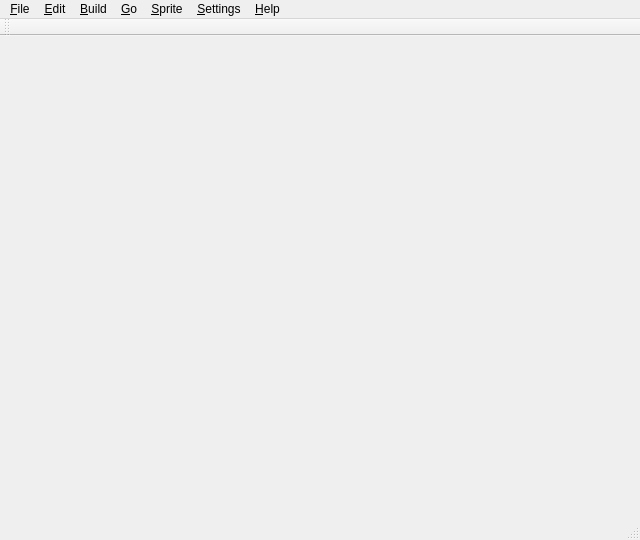
<?xml version="1.0" encoding="UTF-8"?>
<ui version="4.0">
 <class>MainWindow</class>
 <widget class="QMainWindow" name="MainWindow">
  <property name="geometry">
   <rect>
    <x>0</x>
    <y>0</y>
    <width>640</width>
    <height>540</height>
   </rect>
  </property>
  <property name="sizeIncrement">
   <size>
    <width>8</width>
    <height>8</height>
   </size>
  </property>
  <property name="windowTitle">
   <string>MainWindow</string>
  </property>
  <property name="windowIcon">
   <iconset resource="lgck-builder.qrc">
    <normaloff>:/images/lgckbuilder64ronnie2.png</normaloff>:/images/lgckbuilder64ronnie2.png</iconset>
  </property>
  <property name="dockOptions">
   <set>QMainWindow::AllowNestedDocks|QMainWindow::AllowTabbedDocks|QMainWindow::AnimatedDocks|QMainWindow::ForceTabbedDocks|QMainWindow::VerticalTabs</set>
  </property>
  <widget class="QWidget" name="centralWidget">
   <property name="enabled">
    <bool>false</bool>
   </property>
   <property name="sizePolicy">
    <sizepolicy hsizetype="Preferred" vsizetype="Preferred">
     <horstretch>0</horstretch>
     <verstretch>0</verstretch>
    </sizepolicy>
   </property>
   <property name="minimumSize">
    <size>
     <width>640</width>
     <height>480</height>
    </size>
   </property>
   <property name="maximumSize">
    <size>
     <width>640</width>
     <height>480</height>
    </size>
   </property>
   <property name="sizeIncrement">
    <size>
     <width>8</width>
     <height>8</height>
    </size>
   </property>
  </widget>
  <widget class="QMenuBar" name="menuBar">
   <property name="geometry">
    <rect>
     <x>0</x>
     <y>0</y>
     <width>640</width>
     <height>16</height>
    </rect>
   </property>
   <widget class="QMenu" name="menuObjects">
    <property name="title">
     <string>&amp;Sprite</string>
    </property>
    <addaction name="actionCreateSprite"/>
    <addaction name="actionCopy_Object"/>
    <addaction name="actionDelete_Object"/>
    <addaction name="separator"/>
    <addaction name="actionCustomize"/>
    <addaction name="actionScriptWizard"/>
    <addaction name="actionEdit_Object"/>
    <addaction name="actionEdit_Images"/>
    <addaction name="actionView_Code"/>
    <addaction name="separator"/>
    <addaction name="actionSend_to_back"/>
    <addaction name="actionBrint_to_front"/>
    <addaction name="actionEdit_Path"/>
    <addaction name="separator"/>
    <addaction name="actionRemove_All"/>
   </widget>
   <widget class="QMenu" name="menuHelp">
    <property name="title">
     <string>&amp;Help</string>
    </property>
    <addaction name="actionDocumentation"/>
    <addaction name="actionTutorials"/>
    <addaction name="separator"/>
    <addaction name="actionAbout"/>
    <addaction name="actionAbout_Qt"/>
   </widget>
   <widget class="QMenu" name="menu_Go">
    <property name="title">
     <string>&amp;Go</string>
    </property>
    <addaction name="actionPrevious"/>
    <addaction name="actionNext"/>
    <addaction name="actionGo_to_level"/>
    <addaction name="separator"/>
    <addaction name="actionPrevious_layer"/>
    <addaction name="actionNext_layer"/>
    <addaction name="actionGo_to_layer"/>
    <addaction name="separator"/>
    <addaction name="actionFirst_level"/>
    <addaction name="actionLast_level"/>
    <addaction name="separator"/>
    <addaction name="actionSprite_Editor"/>
   </widget>
   <widget class="QMenu" name="menu_View">
    <property name="title">
     <string>&amp;Settings</string>
    </property>
    <addaction name="action_ShowToolbox"/>
    <addaction name="actionStatus_bar"/>
    <addaction name="actionMainToolbar"/>
    <addaction name="actionLayer_ToolBar"/>
    <addaction name="actionLevelToolbar"/>
    <addaction name="separator"/>
    <addaction name="action_ShowGrid"/>
    <addaction name="actionSave_Settings"/>
    <addaction name="separator"/>
    <addaction name="actionConfigure_LGCK_Builder"/>
   </widget>
   <widget class="QMenu" name="menu_File">
    <property name="title">
     <string>&amp;File</string>
    </property>
    <widget class="QMenu" name="menuOpen_recent">
     <property name="title">
      <string>Open recent</string>
     </property>
     <addaction name="action_nothin_yet"/>
    </widget>
    <widget class="QMenu" name="menuExport">
     <property name="title">
      <string>Export...</string>
     </property>
     <addaction name="actionC_declarations"/>
     <addaction name="actionRuntime_Lua"/>
     <addaction name="actionExport_Sprite"/>
     <addaction name="actionExport_Game"/>
    </widget>
    <widget class="QMenu" name="menuImport">
     <property name="title">
      <string>Import...</string>
     </property>
     <addaction name="actionImages"/>
     <addaction name="actionImport_Font"/>
    </widget>
    <addaction name="actionNew_file"/>
    <addaction name="actionOpen"/>
    <addaction name="menuOpen_recent"/>
    <addaction name="separator"/>
    <addaction name="actionSave"/>
    <addaction name="actionSave_as"/>
    <addaction name="actionRevert"/>
    <addaction name="separator"/>
    <addaction name="menuImport"/>
    <addaction name="menuExport"/>
    <addaction name="separator"/>
    <addaction name="actionQuit"/>
   </widget>
   <widget class="QMenu" name="menuLevels">
    <property name="title">
     <string>&amp;Build</string>
    </property>
    <widget class="QMenu" name="menuPlay_Game">
     <property name="title">
      <string>Play Game...</string>
     </property>
     <addaction name="actionTest_Level"/>
     <addaction name="actionRestart"/>
     <addaction name="actionPause"/>
     <addaction name="actionQuit_Game"/>
     <addaction name="separator"/>
     <addaction name="actionDebug"/>
    </widget>
    <widget class="QMenu" name="menuLayers">
     <property name="title">
      <string>Layers</string>
     </property>
     <addaction name="actionCreate_layer"/>
     <addaction name="actionEdit_layer"/>
     <addaction name="actionMove_Layer"/>
     <addaction name="actionDelete_layer"/>
    </widget>
    <addaction name="actionCreate_Level"/>
    <addaction name="actionEdit_Level"/>
    <addaction name="actionView_Source"/>
    <addaction name="menuLayers"/>
    <addaction name="menuPlay_Game"/>
    <addaction name="actionDistribution_Package"/>
    <addaction name="separator"/>
    <addaction name="actionMove_Level"/>
    <addaction name="actionDelete_Level"/>
    <addaction name="separator"/>
    <addaction name="actionEdit_Game_Info"/>
   </widget>
   <widget class="QMenu" name="menu_Edit">
    <property name="title">
     <string>&amp;Edit</string>
    </property>
    <addaction name="actionUndo"/>
    <addaction name="actionRedo"/>
    <addaction name="separator"/>
    <addaction name="actionCut"/>
    <addaction name="actionCopy"/>
    <addaction name="actionPaste"/>
    <addaction name="actionDelete"/>
    <addaction name="separator"/>
    <addaction name="actionSearch"/>
    <addaction name="separator"/>
    <addaction name="actionDecrease_Font_Size"/>
    <addaction name="actionIncrease_Font_Size"/>
    <addaction name="actionReset_Font_Size"/>
   </widget>
   <addaction name="menu_File"/>
   <addaction name="menu_Edit"/>
   <addaction name="menuLevels"/>
   <addaction name="menu_Go"/>
   <addaction name="menuObjects"/>
   <addaction name="menu_View"/>
   <addaction name="menuHelp"/>
  </widget>
  <widget class="QStatusBar" name="statusBar"/>
  <widget class="QToolBar" name="toolBar">
   <property name="windowTitle">
    <string>toolBar</string>
   </property>
   <attribute name="toolBarArea">
    <enum>TopToolBarArea</enum>
   </attribute>
   <attribute name="toolBarBreak">
    <bool>false</bool>
   </attribute>
  </widget>
  <action name="actionNew_file">
   <property name="icon">
    <iconset resource="lgck-builder.qrc">
     <normaloff>:/images/ronnie/new.png</normaloff>:/images/ronnie/new.png</iconset>
   </property>
   <property name="text">
    <string>New</string>
   </property>
   <property name="statusTip">
    <string>Create a new document</string>
   </property>
  </action>
  <action name="actionOpen">
   <property name="icon">
    <iconset resource="lgck-builder.qrc">
     <normaloff>:/images/ronnie/open.png</normaloff>:/images/ronnie/open.png</iconset>
   </property>
   <property name="text">
    <string>Open</string>
   </property>
   <property name="statusTip">
    <string>Open a new document</string>
   </property>
  </action>
  <action name="actionSave">
   <property name="icon">
    <iconset resource="lgck-builder.qrc">
     <normaloff>:/images/ronnie/save.png</normaloff>:/images/ronnie/save.png</iconset>
   </property>
   <property name="text">
    <string>Save</string>
   </property>
   <property name="statusTip">
    <string>Save the current gamedb to disk</string>
   </property>
  </action>
  <action name="actionSave_as">
   <property name="icon">
    <iconset resource="lgck-builder.qrc">
     <normaloff>:/images/ronnie/saveas.png</normaloff>:/images/ronnie/saveas.png</iconset>
   </property>
   <property name="text">
    <string>Save as...</string>
   </property>
   <property name="statusTip">
    <string>Save the current gamedb under a new name</string>
   </property>
  </action>
  <action name="actionQuit">
   <property name="text">
    <string>Quit</string>
   </property>
   <property name="statusTip">
    <string>Exit the application</string>
   </property>
   <property name="shortcut">
    <string>Ctrl+Q</string>
   </property>
  </action>
  <action name="actionPrevious">
   <property name="icon">
    <iconset resource="lgck-builder.qrc">
     <normaloff>:/images/prev.png</normaloff>:/images/prev.png</iconset>
   </property>
   <property name="text">
    <string>Previous level</string>
   </property>
   <property name="statusTip">
    <string>Go to the previous level</string>
   </property>
   <property name="shortcut">
    <string>Ctrl+PgUp</string>
   </property>
  </action>
  <action name="actionNext">
   <property name="icon">
    <iconset resource="lgck-builder.qrc">
     <normaloff>:/images/next.png</normaloff>:/images/next.png</iconset>
   </property>
   <property name="text">
    <string>Next level</string>
   </property>
   <property name="statusTip">
    <string>Go to the next level</string>
   </property>
   <property name="shortcut">
    <string>Ctrl+PgDown</string>
   </property>
  </action>
  <action name="actionCreate_Level">
   <property name="icon">
    <iconset resource="lgck-builder.qrc">
     <normaloff>:/images/plus.png</normaloff>:/images/plus.png</iconset>
   </property>
   <property name="text">
    <string>Create Level</string>
   </property>
   <property name="statusTip">
    <string>Create a new level</string>
   </property>
  </action>
  <action name="actionMove_Level">
   <property name="text">
    <string>Move Level</string>
   </property>
   <property name="statusTip">
    <string>Move the current level to a different position in the sequence.</string>
   </property>
  </action>
  <action name="actionDelete_Level">
   <property name="icon">
    <iconset resource="lgck-builder.qrc">
     <normaloff>:/images/minus.png</normaloff>:/images/minus.png</iconset>
   </property>
   <property name="text">
    <string>Delete Level</string>
   </property>
   <property name="statusTip">
    <string>Delete the current level</string>
   </property>
  </action>
  <action name="actionCreateSprite">
   <property name="icon">
    <iconset resource="lgck-builder.qrc">
     <normaloff>:/images/plus.png</normaloff>:/images/plus.png</iconset>
   </property>
   <property name="text">
    <string>Create New</string>
   </property>
   <property name="statusTip">
    <string>Create a new sprite</string>
   </property>
   <property name="shortcut">
    <string>Ins</string>
   </property>
  </action>
  <action name="actionDelete_Object">
   <property name="text">
    <string>Remove</string>
   </property>
   <property name="statusTip">
    <string>Delete the currently selected sprite</string>
   </property>
   <property name="shortcut">
    <string>Del</string>
   </property>
  </action>
  <action name="actionSend_to_back">
   <property name="text">
    <string>Send to back</string>
   </property>
   <property name="statusTip">
    <string>Send this sprite to the bottom of the stack</string>
   </property>
   <property name="shortcut">
    <string>B</string>
   </property>
  </action>
  <action name="actionBrint_to_front">
   <property name="text">
    <string>Bring to front</string>
   </property>
   <property name="statusTip">
    <string>Send this sprite to the top of the stack</string>
   </property>
   <property name="shortcut">
    <string>F</string>
   </property>
  </action>
  <action name="actionCustomize">
   <property name="icon">
    <iconset resource="lgck-builder.qrc">
     <normaloff>:/images/pd/cards-diamond.png</normaloff>:/images/pd/cards-diamond.png</iconset>
   </property>
   <property name="text">
    <string>Customize</string>
   </property>
   <property name="toolTip">
    <string>Customize</string>
   </property>
   <property name="statusTip">
    <string>Show/edit sprite custom properties</string>
   </property>
   <property name="shortcut">
    <string>F9</string>
   </property>
  </action>
  <action name="actionAbout">
   <property name="text">
    <string>&amp;About...</string>
   </property>
   <property name="statusTip">
    <string>Show version, copyright and license information.</string>
   </property>
  </action>
  <action name="actionGo_to_level">
   <property name="icon">
    <iconset resource="lgck-builder.qrc">
     <normaloff>:/images/current.png</normaloff>:/images/current.png</iconset>
   </property>
   <property name="text">
    <string>Go to level</string>
   </property>
   <property name="statusTip">
    <string>Go to a specified level</string>
   </property>
  </action>
  <action name="actionFirst_level">
   <property name="text">
    <string>First level</string>
   </property>
   <property name="statusTip">
    <string>Go to the first level</string>
   </property>
  </action>
  <action name="actionLast_level">
   <property name="text">
    <string>Last level</string>
   </property>
   <property name="statusTip">
    <string>Go to the last level</string>
   </property>
  </action>
  <action name="actionRevert">
   <property name="text">
    <string>Revert</string>
   </property>
   <property name="statusTip">
    <string>Reload the gamedb from disk</string>
   </property>
  </action>
  <action name="action_nothin_yet">
   <property name="text">
    <string>( nothin' yet )</string>
   </property>
  </action>
  <action name="actionEdit_Game_Info">
   <property name="icon">
    <iconset resource="lgck-builder.qrc">
     <normaloff>:/images/ronnie/properties.png</normaloff>:/images/ronnie/properties.png</iconset>
   </property>
   <property name="text">
    <string>Edit Game Info...</string>
   </property>
   <property name="statusTip">
    <string>Edit the properties of the game</string>
   </property>
   <property name="shortcut">
    <string>F12</string>
   </property>
  </action>
  <action name="actionEdit_Level">
   <property name="icon">
    <iconset resource="lgck-builder.qrc">
     <normaloff>:/images/memo.png</normaloff>:/images/memo.png</iconset>
   </property>
   <property name="text">
    <string>Edit Level...</string>
   </property>
   <property name="statusTip">
    <string>Edit the current level</string>
   </property>
   <property name="shortcut">
    <string>F8</string>
   </property>
  </action>
  <action name="actionTest_Level">
   <property name="icon">
    <iconset resource="lgck-builder.qrc">
     <normaloff>:/images/lgck.png</normaloff>:/images/lgck.png</iconset>
   </property>
   <property name="text">
    <string>Test Level</string>
   </property>
   <property name="statusTip">
    <string>Test the current level</string>
   </property>
   <property name="shortcut">
    <string>F5</string>
   </property>
  </action>
  <action name="action_ShowGrid">
   <property name="checkable">
    <bool>true</bool>
   </property>
   <property name="text">
    <string>&amp;Grid</string>
   </property>
   <property name="statusTip">
    <string>Show/hide the alignment grid</string>
   </property>
  </action>
  <action name="actionConfigure_LGCK_Builder">
   <property name="text">
    <string>Configure LGCK Builder</string>
   </property>
   <property name="statusTip">
    <string>Configure this application</string>
   </property>
  </action>
  <action name="actionC_declarations">
   <property name="text">
    <string>C++ declarations</string>
   </property>
   <property name="statusTip">
    <string>Export C++ declaration for use with LGCK Runtime</string>
   </property>
  </action>
  <action name="actionGo_to_layer">
   <property name="text">
    <string>Go to layer</string>
   </property>
   <property name="statusTip">
    <string>Go to a specific layer</string>
   </property>
  </action>
  <action name="actionMove_Layer">
   <property name="text">
    <string>Move Layer</string>
   </property>
   <property name="statusTip">
    <string>Move the current layer</string>
   </property>
  </action>
  <action name="actionCreate_layer">
   <property name="icon">
    <iconset resource="lgck-builder.qrc">
     <normaloff>:/images/pd/water_drop_1.png</normaloff>:/images/pd/water_drop_1.png</iconset>
   </property>
   <property name="text">
    <string>Create layer</string>
   </property>
   <property name="statusTip">
    <string>Create a new layer</string>
   </property>
  </action>
  <action name="actionDelete_layer">
   <property name="icon">
    <iconset resource="lgck-builder.qrc">
     <normaloff>:/images/pd/emblem-unreadable-2.png</normaloff>:/images/pd/emblem-unreadable-2.png</iconset>
   </property>
   <property name="text">
    <string>Delete layer</string>
   </property>
   <property name="statusTip">
    <string>delete the current layer</string>
   </property>
  </action>
  <action name="actionPrevious_layer">
   <property name="text">
    <string>Previous layer</string>
   </property>
   <property name="statusTip">
    <string>Go to the previous layer</string>
   </property>
   <property name="shortcut">
    <string>PgUp</string>
   </property>
  </action>
  <action name="actionNext_layer">
   <property name="text">
    <string>Next layer</string>
   </property>
   <property name="statusTip">
    <string>Go to the next layer</string>
   </property>
   <property name="shortcut">
    <string>PgDown</string>
   </property>
  </action>
  <action name="actionEdit_layer">
   <property name="icon">
    <iconset resource="lgck-builder.qrc">
     <normaloff>:/images/pd/tools-hammer_and_nails.png</normaloff>:/images/pd/tools-hammer_and_nails.png</iconset>
   </property>
   <property name="text">
    <string>Edit layer</string>
   </property>
   <property name="statusTip">
    <string>Edit the current layer</string>
   </property>
  </action>
  <action name="actionRuntime_Lua">
   <property name="text">
    <string>Runtime Lua</string>
   </property>
   <property name="statusTip">
    <string>Export the runtime lua for this level.</string>
   </property>
  </action>
  <action name="actionRemove_All">
   <property name="text">
    <string>Remove All</string>
   </property>
   <property name="statusTip">
    <string>Remove all object of a given type</string>
   </property>
  </action>
  <action name="actionRestart">
   <property name="text">
    <string>Restart</string>
   </property>
   <property name="statusTip">
    <string>Restart the current level</string>
   </property>
   <property name="shortcut">
    <string>Shift+F5</string>
   </property>
  </action>
  <action name="actionPause">
   <property name="text">
    <string>Pause</string>
   </property>
   <property name="statusTip">
    <string>Pause the game</string>
   </property>
   <property name="shortcut">
    <string>F4</string>
   </property>
  </action>
  <action name="actionQuit_Game">
   <property name="text">
    <string>Quit Game</string>
   </property>
   <property name="statusTip">
    <string>Quit the game</string>
   </property>
   <property name="shortcut">
    <string>Esc</string>
   </property>
  </action>
  <action name="actionDebug">
   <property name="text">
    <string>Debug</string>
   </property>
   <property name="statusTip">
    <string>Toggle debug information</string>
   </property>
   <property name="shortcut">
    <string>F7</string>
   </property>
  </action>
  <action name="actionExport_Sprite">
   <property name="text">
    <string>Export Sprites</string>
   </property>
   <property name="statusTip">
    <string>Export sprites into either png or obl containers.</string>
   </property>
  </action>
  <action name="actionView_Source">
   <property name="text">
    <string>View Source</string>
   </property>
   <property name="statusTip">
    <string>View the source code for this sprite (event handlers</string>
   </property>
  </action>
  <action name="actionEdit_Object">
   <property name="icon">
    <iconset resource="lgck-builder.qrc">
     <normaloff>:/images/pd/face-monkey-2.png</normaloff>:/images/pd/face-monkey-2.png</iconset>
   </property>
   <property name="text">
    <string>Edit Sprite</string>
   </property>
   <property name="statusTip">
    <string>Edit Sprite properties</string>
   </property>
   <property name="shortcut">
    <string>Shift+F9</string>
   </property>
  </action>
  <action name="actionImages">
   <property name="text">
    <string>Import Images</string>
   </property>
   <property name="statusTip">
    <string>Import images into the database</string>
   </property>
  </action>
  <action name="action_ShowToolbox">
   <property name="checkable">
    <bool>true</bool>
   </property>
   <property name="checked">
    <bool>true</bool>
   </property>
   <property name="text">
    <string>ToolBox</string>
   </property>
   <property name="statusTip">
    <string>Show or hide the toolbox</string>
   </property>
  </action>
  <action name="actionCopy_Object">
   <property name="icon">
    <iconset resource="lgck-builder.qrc">
     <normaloff>:/images/plusplus.png</normaloff>:/images/plusplus.png</iconset>
   </property>
   <property name="text">
    <string>&amp;Duplicate</string>
   </property>
   <property name="statusTip">
    <string>Make another copy of this sprite</string>
   </property>
   <property name="shortcut">
    <string>Return</string>
   </property>
  </action>
  <action name="actionView_Code">
   <property name="text">
    <string>View Code</string>
   </property>
   <property name="statusTip">
    <string>View the event code ofr this sprite</string>
   </property>
   <property name="shortcut">
    <string>F8</string>
   </property>
  </action>
  <action name="actionDocumentation">
   <property name="text">
    <string>Documentation</string>
   </property>
   <property name="statusTip">
    <string>Go to the online dodumentation page.</string>
   </property>
  </action>
  <action name="actionTutorials">
   <property name="text">
    <string>Tutorials</string>
   </property>
   <property name="statusTip">
    <string>Go to the tutorial page</string>
   </property>
  </action>
  <action name="actionUndo">
   <property name="icon">
    <iconset resource="lgck-builder.qrc">
     <normaloff>:/images/tango/edit-undo.png</normaloff>:/images/tango/edit-undo.png</iconset>
   </property>
   <property name="text">
    <string>Undo</string>
   </property>
   <property name="statusTip">
    <string>Undo the latest change</string>
   </property>
   <property name="shortcut">
    <string>Ctrl+Z</string>
   </property>
  </action>
  <action name="actionRedo">
   <property name="icon">
    <iconset resource="lgck-builder.qrc">
     <normaloff>:/images/tango/edit-redo.png</normaloff>:/images/tango/edit-redo.png</iconset>
   </property>
   <property name="text">
    <string>Redo</string>
   </property>
   <property name="statusTip">
    <string>Redo the latest change</string>
   </property>
   <property name="shortcut">
    <string>Ctrl+Shift+Z</string>
   </property>
  </action>
  <action name="actionCut">
   <property name="icon">
    <iconset resource="lgck-builder.qrc">
     <normaloff>:/images/tango/edit-cut.png</normaloff>:/images/tango/edit-cut.png</iconset>
   </property>
   <property name="text">
    <string>Cut</string>
   </property>
   <property name="statusTip">
    <string>Cut sprite to clipboard</string>
   </property>
   <property name="shortcut">
    <string>Ctrl+X</string>
   </property>
  </action>
  <action name="actionCopy">
   <property name="icon">
    <iconset resource="lgck-builder.qrc">
     <normaloff>:/images/tango/edit-copy.png</normaloff>:/images/tango/edit-copy.png</iconset>
   </property>
   <property name="text">
    <string>Copy</string>
   </property>
   <property name="statusTip">
    <string>Copy selected sprites</string>
   </property>
   <property name="shortcut">
    <string>Ctrl+C</string>
   </property>
  </action>
  <action name="actionPaste">
   <property name="icon">
    <iconset resource="lgck-builder.qrc">
     <normaloff>:/images/tango/edit-paste.png</normaloff>:/images/tango/edit-paste.png</iconset>
   </property>
   <property name="text">
    <string>Paste</string>
   </property>
   <property name="statusTip">
    <string>Paste from clipboard</string>
   </property>
   <property name="shortcut">
    <string>Ctrl+V</string>
   </property>
  </action>
  <action name="actionDelete">
   <property name="icon">
    <iconset resource="lgck-builder.qrc">
     <normaloff>:/images/pd/dagobert83_cancelx16.png</normaloff>:/images/pd/dagobert83_cancelx16.png</iconset>
   </property>
   <property name="text">
    <string>Delete</string>
   </property>
   <property name="statusTip">
    <string>Delete selected sprites</string>
   </property>
  </action>
  <action name="actionSearch">
   <property name="text">
    <string>Search</string>
   </property>
   <property name="shortcut">
    <string>Ctrl+F</string>
   </property>
  </action>
  <action name="actionAbout_Qt">
   <property name="text">
    <string>About Qt</string>
   </property>
   <property name="statusTip">
    <string>About Qt</string>
   </property>
  </action>
  <action name="actionEdit_Path">
   <property name="icon">
    <iconset resource="lgck-builder.qrc">
     <normaloff>:/images/pd/footprint.png</normaloff>:/images/pd/footprint.png</iconset>
   </property>
   <property name="text">
    <string>Edit Path</string>
   </property>
   <property name="statusTip">
    <string>Create a custom path for this sprite</string>
   </property>
   <property name="shortcut">
    <string>Ctrl+P</string>
   </property>
  </action>
  <action name="actionSave_Settings">
   <property name="checkable">
    <bool>true</bool>
   </property>
   <property name="text">
    <string>Save Settings</string>
   </property>
   <property name="statusTip">
    <string>Save Settings on exit</string>
   </property>
  </action>
  <action name="actionMainToolbar">
   <property name="checkable">
    <bool>true</bool>
   </property>
   <property name="text">
    <string>Main ToolBar</string>
   </property>
   <property name="statusTip">
    <string>Show/hide Main ToolBar</string>
   </property>
  </action>
  <action name="actionLevelToolbar">
   <property name="checkable">
    <bool>true</bool>
   </property>
   <property name="text">
    <string>Level ToolBar</string>
   </property>
   <property name="statusTip">
    <string>Show/hide Level ToolBar</string>
   </property>
  </action>
  <action name="actionStatus_bar">
   <property name="checkable">
    <bool>true</bool>
   </property>
   <property name="text">
    <string>Status Bar</string>
   </property>
   <property name="statusTip">
    <string>Show/hide status bar</string>
   </property>
  </action>
  <action name="actionLayer_ToolBar">
   <property name="checkable">
    <bool>true</bool>
   </property>
   <property name="text">
    <string>Layer ToolBar</string>
   </property>
   <property name="statusTip">
    <string>Show/hide Layer ToolBar</string>
   </property>
  </action>
  <action name="actionScriptWizard">
   <property name="icon">
    <iconset resource="lgck-builder.qrc">
     <normaloff>:/images/pd/small_chemistry.png</normaloff>:/images/pd/small_chemistry.png</iconset>
   </property>
   <property name="text">
    <string>ScriptWizard</string>
   </property>
   <property name="statusTip">
    <string>Use the ScriptWizard to insert snippets of code.</string>
   </property>
  </action>
  <action name="actionIncrease_Font_Size">
   <property name="text">
    <string>Increase Font Size</string>
   </property>
   <property name="statusTip">
    <string>Increase the font in the editor</string>
   </property>
   <property name="shortcut">
    <string>Ctrl++</string>
   </property>
  </action>
  <action name="actionDecrease_Font_Size">
   <property name="text">
    <string>Decrease Font Size</string>
   </property>
   <property name="statusTip">
    <string>Decrease the font in the editor</string>
   </property>
   <property name="shortcut">
    <string>Ctrl+_</string>
   </property>
  </action>
  <action name="actionReset_Font_Size">
   <property name="text">
    <string>Reset Font Size</string>
   </property>
   <property name="statusTip">
    <string>Reset the font in the ediitor</string>
   </property>
   <property name="shortcut">
    <string>Ctrl+0</string>
   </property>
  </action>
  <action name="actionEdit_Images">
   <property name="icon">
    <iconset resource="lgck-builder.qrc">
     <normaloff>:/images/icon64.png</normaloff>:/images/icon64.png</iconset>
   </property>
   <property name="text">
    <string>Edit Images</string>
   </property>
   <property name="statusTip">
    <string>Edit the images for this sprite.</string>
   </property>
   <property name="shortcut">
    <string>Ctrl+I</string>
   </property>
  </action>
  <action name="actionImport_Font">
   <property name="text">
    <string>Import Font</string>
   </property>
  </action>
  <action name="actionSprite_Editor">
   <property name="icon">
    <iconset resource="lgck-builder.qrc">
     <normaloff>:/images/sprite_editor.png</normaloff>:/images/sprite_editor.png</iconset>
   </property>
   <property name="text">
    <string>Sprite Editor</string>
   </property>
   <property name="statusTip">
    <string>Launch the Sprite Editor.</string>
   </property>
  </action>
  <action name="actionExport_Game">
   <property name="text">
    <string>Distribute Game</string>
   </property>
   <property name="statusTip">
    <string>Create a distribution to share your game with other people.</string>
   </property>
  </action>
  <action name="actionDistribution_Package">
   <property name="text">
    <string>Distribute Game</string>
   </property>
   <property name="statusTip">
    <string>Create a distribution to share your game with other people.</string>
   </property>
  </action>
 </widget>
 <layoutdefault spacing="6" margin="11"/>
 <resources>
  <include location="lgck-builder.qrc"/>
 </resources>
 <connections/>
</ui>
